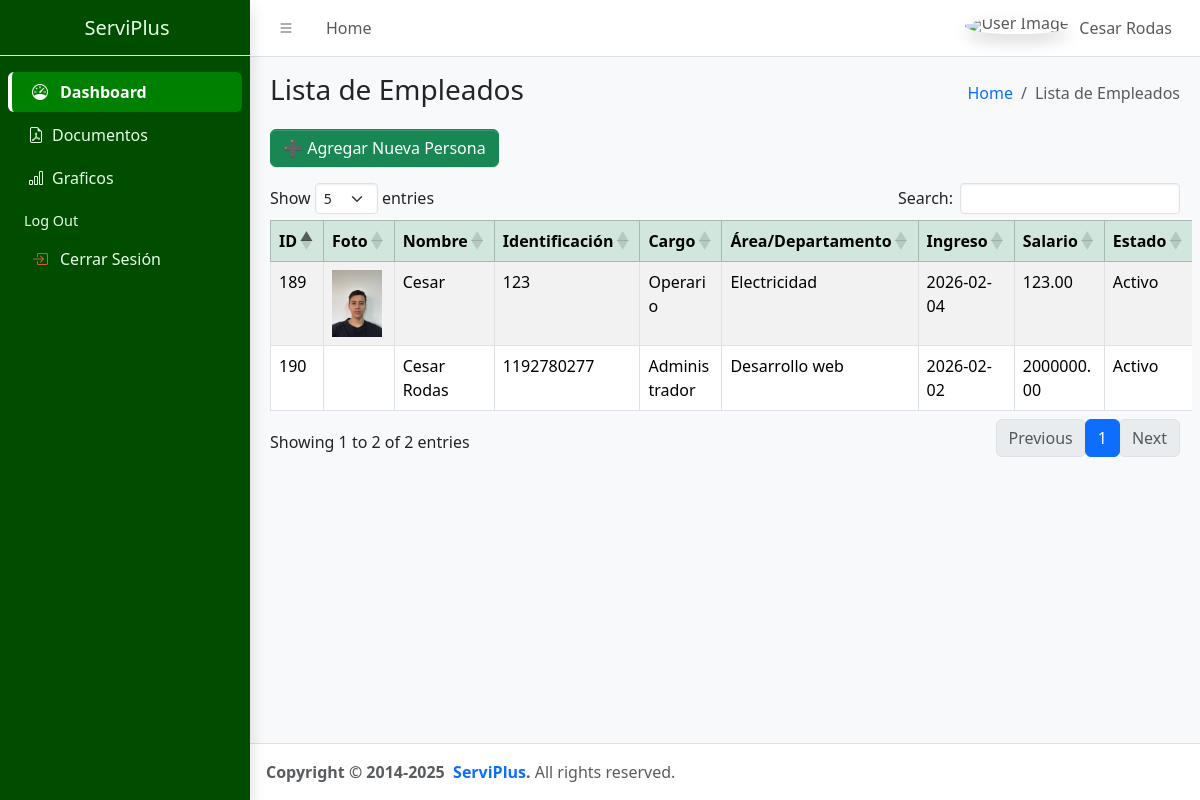
The app's page /index.php (signed in) with its own data.
### tables this page shows
CREATE TABLE `empleados` (
  `IDempleado` int(11) NOT NULL,
  `nombre` varchar(70) NOT NULL,
  `numDocumento` int(11) NOT NULL,
  `cargo_id` int(11) NOT NULL,
  `departamento_id` int(11) NOT NULL,
  `fechaIngreso` date NOT NULL,
  `salarioBase` decimal(10,2) NOT NULL,
  `estado` varchar(45) NOT NULL,
  `correoElectronico` varchar(100) NOT NULL,
  `telefono` varchar(45) NOT NULL,
  `imagen` varchar(255) NOT NULL,
  `password` varchar(150) NOT NULL
);

CREATE TABLE `cargos` (
  `IDcargo` int(11) NOT NULL,
  `nombreCargo` varchar(70) NOT NULL,
  `estadoCargo` varchar(75) NOT NULL
);

CREATE TABLE `departamentos` (
  `IDdepartamento` int(11) NOT NULL,
  `nombreDepartamento` varchar(75) NOT NULL,
  `estadoDepartamento` varchar(75) NOT NULL
);

### modelo/MySQL.php (called while the page is built, shortened)
<?php
class MySQL {
    private $ipServidor = "localhost";
    private $usuarioBase = "root";
    private $contrasena = "";
    private $nombreBaseDatos = "serviplus";
    private $conexion;
    public function conectar() {
        $this->conexion = mysqli_connect($this->ipServidor, $this->usuarioBase, $this->contrasena, $this->nombreBaseDatos);
        mysqli_set_charset($this->conexion, "utf8");
    }
    public function efectuarConsulta($consulta) {
        mysqli_query($this->conexion, "SET NAMES 'utf8'");
        mysqli_query($this->conexion, "SET CHARACTER SET 'utf8'");
        $resultado = mysqli_query($this->conexion, $consulta);
        return $resultado;
    }
}
?>

### index.php (the view, shortened to what this page needs)
<?php
require_once 'modelo/MySQL.php';
$rol = $_SESSION['cargo'];
$nombre = $_SESSION['nombre_usuario'];
$foto = $_SESSION['fotoPerfil'];
$mysql = new MySQL();
$mysql->conectar();
$resultado = $mysql->efectuarConsulta("SELECT empleados.IDempleado,empleados.imagen, empleados.nombre, empleados.numDocumento, cargos.nombreCargo AS cargo, departamentos.nombreDepartamento AS area, empleados.fechaIngreso, empleados.salarioBase, empleados.estado, empleados.correoElectronico, empleados.telefono FROM empleados inner join cargos on empleados.cargo_id = cargos.IDcargo  inner join departamentos on empleados.departamento_id = departamentos.IDdepartamento");
$consultaCargo = $mysql->efectuarConsulta("SELECT nombreCargo FROM cargos WHERE IDcargo='$rol'");
?>
<!doctype html>
<html lang="en">
<head>
  <link
    rel="stylesheet"
    href="https://cdn.jsdelivr.net/npm/@fontsource/source-sans-3@5.0.12/index.css"
    media="print"
    onload="this.media='all'" />
  <link
    rel="stylesheet"
    href="https://cdn.jsdelivr.net/npm/overlayscrollbars@2.11.0/styles/overlayscrollbars.min.css"
 />
  <link
    rel="stylesheet"
    href="https://cdn.jsdelivr.net/npm/bootstrap-icons@1.13.1/font/bootstrap-icons.min.css"
 />
  <link rel="stylesheet" href="./css/adminlte.css" />
  <link rel="stylesheet" href="./css/style.css">
  <link
    rel="stylesheet"
    href="https://cdn.jsdelivr.net/npm/apexcharts@3.37.1/dist/apexcharts.css"
 />
  <link
    rel="stylesheet"
    href="https://cdn.jsdelivr.net/npm/jsvectormap@1.5.3/dist/css/jsvectormap.min.css"
 />
  <link rel="stylesheet" href="https://cdn.datatables.net/1.13.7/css/dataTables.bootstrap5.min.css">
  <link rel="stylesheet" href="https://cdn.datatables.net/responsive/2.5.0/css/responsive.bootstrap5.min.css">
  <link href="https://cdn.datatables.net/columncontrol/1.1.0/css/columnControl.dataTables.min.css" rel="stylesheet">
</head>
<body class="layout-fixed sidebar-expand-lg sidebar-open bg-body-tertiary">
  <div class="app-wrapper">
    <nav class="app-header navbar navbar-expand bg-body">
      <div class="container-fluid">
        <ul class="navbar-nav">
          <li class="nav-item">
            <a class="nav-link" data-lte-toggle="sidebar" href="index.php" role="button">
              <i class="bi bi-list"></i>
            </a>
          </li>
          <li class="nav-item d-none d-md-block">
            <a href="index.php" class="nav-link">Home</a>
          </li>
        </ul>
        <ul class="navbar-nav ms-auto">
          <li class="nav-item dropdown user-menu">
            <a href="#" class="nav-link dropdown-toggle" data-bs-toggle="dropdown">
              <img
                src="<?php echo $foto ?>"
                class="user-image rounded-circle shadow"
                alt="User Image" />
              <span class="d-none d-md-inline"> <?php echo $nombre; ?> </span>
            </a>
          </li>
        </ul>
      </div>
    </nav>
    <aside class="app-sidebar verde shadow">
      <div class="sidebar-brand">
        <a href="./index.php" class="brand-link">
          <span class="title"> ServiPlus</span>
        </a>
      </div>
      <div class="sidebar-wrapper">
        <nav class="mt-2">
          <ul
            class="nav sidebar-menu flex-column"
            data-lte-toggle="treeview"
            role="navigation"
            aria-label="Main navigation"
            data-accordion="false"
            id="navigation">
            <li class="nav-item">
              <a href="./index.php" class="nav-link active">
                <i class="nav-icon bi bi-speedometer"></i>
                <p>
                  Dashboard
                </p>
              </a>
              <?php if ($rol == 2): ?>
            <li class="nav-item">
              <a href="./views/generar.php" class="nav-link">
                <i class="bi bi-file-earmark-pdf"></i>
                <p>
                  Documentos
                </p>
              </a>
            </li>
            <li class="nav-item">
              <a href="./views/graficos.php" class="nav-link">
                <i class="bi bi-bar-chart"></i>
                <p>
                  Graficos
                </p>
              </a>
            </li>
          <?php endif; ?>
          <li class="nav-header">Log Out</li>
          <li class="nav-item">
            <a href="controller/logout.php" class="nav-link">
              <i class="nav-icon bi bi-box-arrow-in-right logout-link "></i>
              <p>
                Cerrar Sesión
              </p>
            </a>
          </li>
          </ul>
        </nav>
      </div>
    </aside>
    <main class="app-main">
      <div class="app-content-header">
        <div class="container-fluid">
          <div class="row">
            <div class="col-sm-6">
              <h3 class="mb-0">Lista de Empleados</h3>
            </div>
            <div class="col-sm-6">
              <ol class="breadcrumb float-sm-end">
                <li class="breadcrumb-item"><a href="#">Home</a></li>
                <li class="breadcrumb-item active" aria-current="page">Lista de Empleados</li>
              </ol>
            </div>
          </div>
        </div>
      </div>
      <div class="app-content">
        <div class="container-fluid">
          <div class="row mb-3 align-items-center">
            <div class="col-md-6 d-flex gap-2">
              <?php if ($rol == 2): ?>
                <button type="button" class="btn btn-success" onclick="agregarPersonas()">➕ Agregar Nueva Persona </button>
              <?php endif; ?>
            </div>
          </div>
          <div class="row">
            <div class="table-responsive">
              <table id="tablaEmpleados" class="table table-striped table-bordered" width="100%">
                <thead class="table-success">
                  <tr>
                    <th>ID</th>
                    <th>Foto</th>
                    <th>Nombre</th>
                    <th>Identificación</th>
                    <th>Cargo</th>
                    <th>Área/Departamento</th>
                    <th>Ingreso</th>
                    <th>Salario</th>
                    <th>Estado</th>
                  </tr>
                </thead>
                <tbody>
                  <?php while ($fila = $resultado->fetch_assoc()): ?>
                    <tr>
                      <td><?php echo $fila['IDempleado']; ?></td>
                      <td> <img src="<?php echo $fila['imagen']; ?>" width="50"> </td>
                      <td><?php echo $fila['nombre']; ?></td>
                      <td><?php echo $fila['numDocumento']; ?></td>
                      <td><?php echo $fila['cargo']; ?></td>
                      <td><?php echo $fila['area']; ?></td>
                      <td><?php echo $fila['fechaIngreso']; ?></td>
                      <td><?php echo $fila['salarioBase']; ?></td>
                      <td><?php echo $fila['estado']; ?></td>
                    </tr>
                  <?php endwhile; ?>
                </tbody>
              </table>
            </div>
          </div>
        </div>
      </div>
    </main>
    <footer class="app-footer">
      <strong>
        Copyright &copy; 2014-2025&nbsp;
        <a href="https://adminlte.io" class="text-decoration-none">ServiPlus</a>.
      </strong>
      All rights reserved.
    </footer>
  </div>
</body>
</html>

### css/style.css (style rules this page uses)
aside.app-sidebar.verde { background-color: #004d00 !important; color: #e6ffe6 !important; }
aside.app-sidebar.verde .nav-link, aside.app-sidebar.verde .title, aside.app-sidebar.verde .nav-header { color: #e6ffe6 !important; border-left: 4px solid transparent; transition: all 0.2s ease-in-out; }
aside.app-sidebar.verde .nav-link.active { background-color: #008000 !important; color: #ffffff !important; font-weight: 600; border-left-color: #ffffff; }
aside.app-sidebar.verde .logout-link { color: #ff6347 !important; opacity: 0.8; }
.title, .nav-header { color: #e6ffe6 !important; }

### records on screen
empleados: IDempleado "189", imagen (picture), nombre "Cesar", numDocumento "123", cargo.nombreCargo "Operario", departamento.nombreDepartamento "Electricidad", fechaIngreso "2026-02-04", salarioBase "123.00", estado "Activo"
empleados: IDempleado "190", nombre "Cesar Rodas", numDocumento "1192780277", cargo.nombreCargo "Administrador", departamento.nombreDepartamento "Desarrollo web", fechaIngreso "2026-02-02", salarioBase "2000000.00", estado "Activo"

### other values on screen
$nombre "Cesar Rodas"
